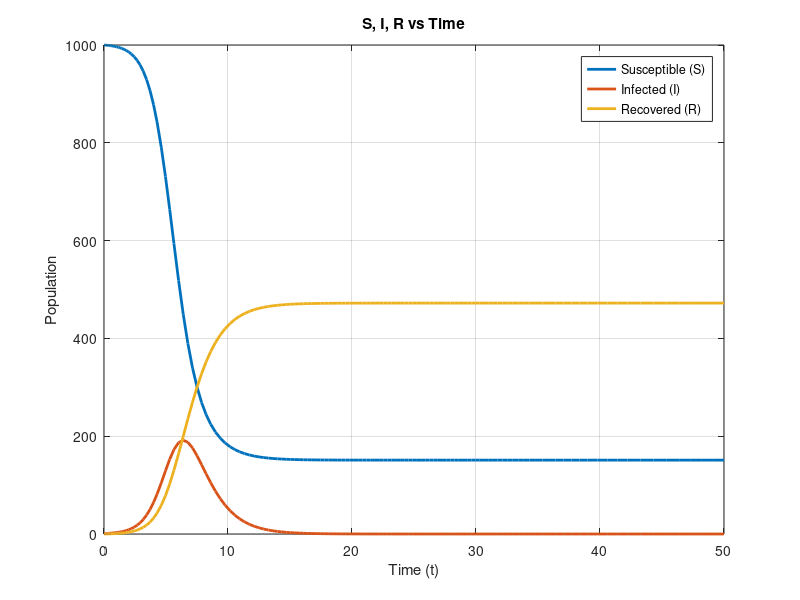

This chart was generated by the following MATLAB code:
%predator 

function ode_solver()
    % Parameters
    b = 0.002;
    y_param = 0.4;
    a = 0.5;

    % Initial conditions
    S0 = 1000;
    I0 = 1;
    R0 = 0;
    initial_conditions = [S0; I0; R0];

    % Time span
    tspan = [0, 50];

    % Solve the ODE system
    [t, solution] = ode45(@(t, y) odefun(t, y, b, y_param, a), tspan, initial_conditions);

    % Extracting S, I, and R from the solution
    S = solution(:, 1);
    I = solution(:, 2);
    R = solution(:, 3);

    % Plotting
    figure;
    plot(t, S, 'LineWidth', 2, 'DisplayName', 'Susceptible (S)');
    hold on;
    plot(t, I, 'LineWidth', 2, 'DisplayName', 'Infected (I)');
    plot(t, R, 'LineWidth', 2, 'DisplayName', 'Recovered (R)');
    hold off;

    title('S, I, R vs Time');
    xlabel('Time (t)');
    ylabel('Population');
    legend('Location', 'Best');
    grid on;
end

function dydt = odefun(t, y, b, y_param, a)
    % ODE system
    S = y(1);
    I = y(2);
    R = y(3);
    
    dSdt = -b * S * I;
    dIdt = b * S * I - y_param * I - a * I;
    dRdt = a * I;
    
    dydt = [dSdt; dIdt; dRdt];
end